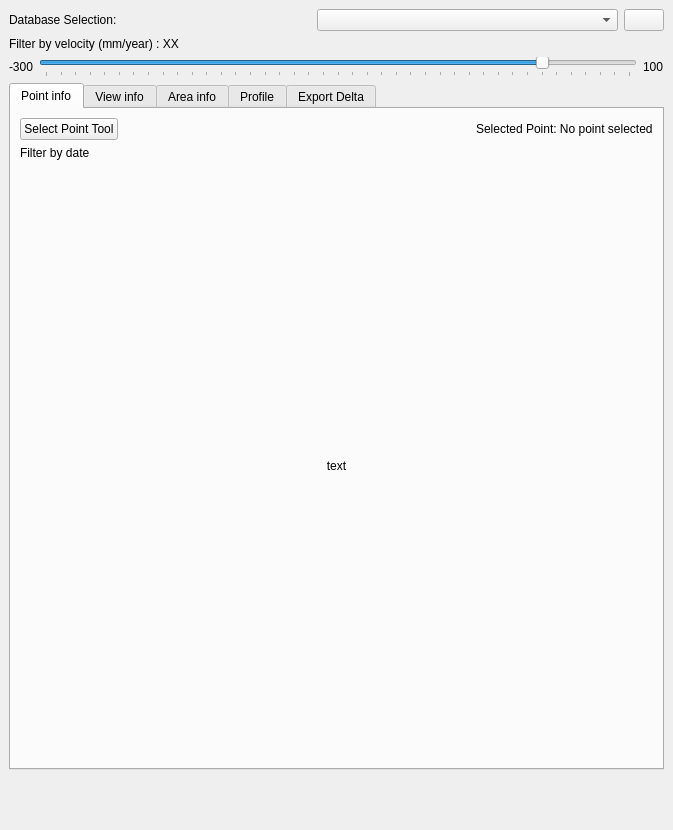
<?xml version="1.0" encoding="UTF-8"?>
<ui version="4.0">
 <class>DockWidget</class>
 <widget class="QDockWidget" name="DockWidget">
  <property name="geometry">
   <rect>
    <x>0</x>
    <y>0</y>
    <width>673</width>
    <height>830</height>
   </rect>
  </property>
  <property name="allowedAreas">
   <set>Qt::LeftDockWidgetArea|Qt::RightDockWidgetArea</set>
  </property>
  <property name="windowTitle">
   <string>Detektia</string>
  </property>
  <widget class="QWidget" name="dockWidgetContents">
   <layout class="QVBoxLayout" name="verticalLayout_7">
    <item>
     <layout class="QHBoxLayout" name="horizontalLayout_2">
      <item>
       <widget class="QLabel" name="label">
        <property name="text">
         <string>Database Selection:</string>
        </property>
       </widget>
      </item>
      <item>
       <widget class="QComboBox" name="comboBox"/>
      </item>
      <item>
       <widget class="QPushButton" name="btnAddLayer">
        <property name="sizePolicy">
         <sizepolicy hsizetype="Maximum" vsizetype="Fixed">
          <horstretch>0</horstretch>
          <verstretch>0</verstretch>
         </sizepolicy>
        </property>
        <property name="toolTip">
         <string>Remove marker from canvas</string>
        </property>
        <property name="text">
         <string/>
        </property>
       </widget>
      </item>
     </layout>
    </item>
    <item>
     <widget class="QWidget" name="widgetMain" native="true">
      <layout class="QVBoxLayout" name="verticalLayout">
       <property name="leftMargin">
        <number>0</number>
       </property>
       <property name="topMargin">
        <number>0</number>
       </property>
       <property name="rightMargin">
        <number>0</number>
       </property>
       <property name="bottomMargin">
        <number>0</number>
       </property>
       <item>
        <widget class="QLabel" name="labelVelocityFilter">
         <property name="text">
          <string>Filter by velocity (mm/year) : XX</string>
         </property>
        </widget>
       </item>
       <item>
        <layout class="QHBoxLayout" name="horizontalLayout">
         <item>
          <widget class="QLabel" name="labelFilterMin">
           <property name="text">
            <string>-300</string>
           </property>
          </widget>
         </item>
         <item>
          <widget class="QSlider" name="sliderVelocity">
           <property name="minimum">
            <number>-300</number>
           </property>
           <property name="maximum">
            <number>100</number>
           </property>
           <property name="value">
            <number>40</number>
           </property>
           <property name="orientation">
            <enum>Qt::Horizontal</enum>
           </property>
           <property name="tickPosition">
            <enum>QSlider::TicksBelow</enum>
           </property>
          </widget>
         </item>
         <item>
          <widget class="QLabel" name="labelFilterMax">
           <property name="text">
            <string>100</string>
           </property>
          </widget>
         </item>
        </layout>
       </item>
       <item>
        <widget class="QTabWidget" name="tabWidget">
         <property name="currentIndex">
          <number>0</number>
         </property>
         <widget class="QWidget" name="tabPoint">
          <attribute name="title">
           <string>Point info</string>
          </attribute>
          <layout class="QVBoxLayout" name="verticalLayout_2">
           <item>
            <layout class="QHBoxLayout" name="horizontalLayout_4">
             <item>
              <widget class="QPushButton" name="btnSelectPoint">
               <property name="text">
                <string>Select Point Tool</string>
               </property>
               <property name="checkable">
                <bool>true</bool>
               </property>
              </widget>
             </item>
             <item>
              <spacer name="horizontalSpacer">
               <property name="orientation">
                <enum>Qt::Horizontal</enum>
               </property>
               <property name="sizeHint" stdset="0">
                <size>
                 <width>40</width>
                 <height>20</height>
                </size>
               </property>
              </spacer>
             </item>
             <item>
              <widget class="QLabel" name="labelSelectedPoint">
               <property name="text">
                <string>Selected Point: No point selected</string>
               </property>
              </widget>
             </item>
            </layout>
           </item>
           <item>
            <widget class="QLabel" name="labelDateFilter">
             <property name="text">
              <string>Filter by date</string>
             </property>
            </widget>
           </item>
           <item>
            <layout class="QHBoxLayout" name="layoutDateFilter">
             <property name="sizeConstraint">
              <enum>QLayout::SetMinimumSize</enum>
             </property>
            </layout>
           </item>
           <item>
            <widget class="QWidget" name="widgetPointInfoPlot" native="true">
             <property name="sizePolicy">
              <sizepolicy hsizetype="Preferred" vsizetype="Expanding">
               <horstretch>0</horstretch>
               <verstretch>0</verstretch>
              </sizepolicy>
             </property>
            </widget>
           </item>
           <item>
            <widget class="QLabel" name="labelPointPlotFit">
             <property name="styleSheet">
              <string notr="true"/>
             </property>
             <property name="text">
              <string>text</string>
             </property>
             <property name="alignment">
              <set>Qt::AlignCenter</set>
             </property>
            </widget>
           </item>
           <item>
            <spacer name="verticalSpacer">
             <property name="orientation">
              <enum>Qt::Vertical</enum>
             </property>
             <property name="sizeHint" stdset="0">
              <size>
               <width>20</width>
               <height>40</height>
              </size>
             </property>
            </spacer>
           </item>
          </layout>
         </widget>
         <widget class="QWidget" name="tabView">
          <attribute name="title">
           <string>View info</string>
          </attribute>
          <layout class="QVBoxLayout" name="verticalLayout_3">
           <item>
            <widget class="QWidget" name="widgetViewInfoPlot" native="true"/>
           </item>
           <item>
            <widget class="QLabel" name="labelViewInfo">
             <property name="text">
              <string>Summary</string>
             </property>
             <property name="alignment">
              <set>Qt::AlignCenter</set>
             </property>
            </widget>
           </item>
           <item>
            <spacer name="verticalSpacer_2">
             <property name="orientation">
              <enum>Qt::Vertical</enum>
             </property>
             <property name="sizeHint" stdset="0">
              <size>
               <width>20</width>
               <height>40</height>
              </size>
             </property>
            </spacer>
           </item>
          </layout>
         </widget>
         <widget class="QWidget" name="tabArea">
          <attribute name="title">
           <string>Area info</string>
          </attribute>
          <layout class="QVBoxLayout" name="verticalLayout_4">
           <item>
            <layout class="QHBoxLayout" name="horizontalLayout_5">
             <item>
              <widget class="QPushButton" name="btnDrawPolygon">
               <property name="text">
                <string>Draw Area</string>
               </property>
               <property name="checkable">
                <bool>true</bool>
               </property>
              </widget>
             </item>
             <item>
              <widget class="QPushButton" name="btnRemovePolygon">
               <property name="text">
                <string>Remove Area</string>
               </property>
              </widget>
             </item>
             <item>
              <spacer name="horizontalSpacer_2">
               <property name="orientation">
                <enum>Qt::Horizontal</enum>
               </property>
               <property name="sizeHint" stdset="0">
                <size>
                 <width>40</width>
                 <height>20</height>
                </size>
               </property>
              </spacer>
             </item>
            </layout>
           </item>
           <item>
            <widget class="QWidget" name="widgetPolygonInfoPlot" native="true">
             <property name="sizePolicy">
              <sizepolicy hsizetype="Preferred" vsizetype="Expanding">
               <horstretch>0</horstretch>
               <verstretch>0</verstretch>
              </sizepolicy>
             </property>
            </widget>
           </item>
           <item>
            <layout class="QHBoxLayout" name="horizontalLayout_10">
             <item>
              <widget class="QLabel" name="labelPolygonSummary">
               <property name="text">
                <string>TextLabel</string>
               </property>
               <property name="alignment">
                <set>Qt::AlignCenter</set>
               </property>
              </widget>
             </item>
            </layout>
           </item>
           <item>
            <spacer name="verticalSpacer_3">
             <property name="orientation">
              <enum>Qt::Vertical</enum>
             </property>
             <property name="sizeHint" stdset="0">
              <size>
               <width>20</width>
               <height>96</height>
              </size>
             </property>
            </spacer>
           </item>
          </layout>
         </widget>
         <widget class="QWidget" name="tabProfile">
          <attribute name="title">
           <string>Profile</string>
          </attribute>
          <layout class="QVBoxLayout" name="verticalLayout_5">
           <item>
            <layout class="QHBoxLayout" name="horizontalLayout_6">
             <item>
              <widget class="QPushButton" name="btnDrawProfileLine">
               <property name="text">
                <string>Draw Profile Line</string>
               </property>
               <property name="checkable">
                <bool>true</bool>
               </property>
              </widget>
             </item>
             <item>
              <widget class="QPushButton" name="btnRemoveProfile">
               <property name="text">
                <string>Remove Profile Line</string>
               </property>
              </widget>
             </item>
             <item>
              <spacer name="horizontalSpacer_3">
               <property name="orientation">
                <enum>Qt::Horizontal</enum>
               </property>
               <property name="sizeHint" stdset="0">
                <size>
                 <width>40</width>
                 <height>20</height>
                </size>
               </property>
              </spacer>
             </item>
             <item>
              <widget class="QLabel" name="label_3">
               <property name="text">
                <string>Buffer width (m)</string>
               </property>
              </widget>
             </item>
             <item>
              <widget class="QLineEdit" name="txtWidth">
               <property name="inputMask">
                <string>9999999</string>
               </property>
               <property name="text">
                <string>100</string>
               </property>
              </widget>
             </item>
            </layout>
           </item>
           <item>
            <widget class="QWidget" name="widgetProfilePlot" native="true">
             <property name="sizePolicy">
              <sizepolicy hsizetype="Preferred" vsizetype="Expanding">
               <horstretch>0</horstretch>
               <verstretch>0</verstretch>
              </sizepolicy>
             </property>
            </widget>
           </item>
           <item>
            <spacer name="verticalSpacer_4">
             <property name="orientation">
              <enum>Qt::Vertical</enum>
             </property>
             <property name="sizeHint" stdset="0">
              <size>
               <width>20</width>
               <height>40</height>
              </size>
             </property>
            </spacer>
           </item>
          </layout>
         </widget>
         <widget class="QWidget" name="tab">
          <attribute name="title">
           <string>Export Delta</string>
          </attribute>
          <layout class="QVBoxLayout" name="verticalLayout_6">
           <item>
            <widget class="QLabel" name="labelDateFilterExport">
             <property name="text">
              <string>Filter by date</string>
             </property>
            </widget>
           </item>
           <item>
            <layout class="QHBoxLayout" name="layoutDateFilterExport"/>
           </item>
           <item>
            <layout class="QHBoxLayout" name="horizontalLayout_3">
             <item>
              <widget class="QLabel" name="label_2">
               <property name="text">
                <string>Output filename</string>
               </property>
              </widget>
             </item>
             <item>
              <widget class="QLineEdit" name="txtOutputFilename"/>
             </item>
             <item>
              <widget class="QPushButton" name="btnOutputFilename">
               <property name="sizePolicy">
                <sizepolicy hsizetype="Maximum" vsizetype="Fixed">
                 <horstretch>0</horstretch>
                 <verstretch>0</verstretch>
                </sizepolicy>
               </property>
               <property name="text">
                <string>...</string>
               </property>
              </widget>
             </item>
            </layout>
           </item>
           <item>
            <spacer name="verticalSpacer_5">
             <property name="orientation">
              <enum>Qt::Vertical</enum>
             </property>
             <property name="sizeHint" stdset="0">
              <size>
               <width>20</width>
               <height>569</height>
              </size>
             </property>
            </spacer>
           </item>
           <item>
            <layout class="QHBoxLayout" name="horizontalLayout_7">
             <item>
              <spacer name="horizontalSpacer_4">
               <property name="orientation">
                <enum>Qt::Horizontal</enum>
               </property>
               <property name="sizeHint" stdset="0">
                <size>
                 <width>40</width>
                 <height>20</height>
                </size>
               </property>
              </spacer>
             </item>
             <item>
              <widget class="QPushButton" name="btnExport">
               <property name="text">
                <string>Export</string>
               </property>
              </widget>
             </item>
            </layout>
           </item>
          </layout>
         </widget>
        </widget>
       </item>
      </layout>
     </widget>
    </item>
    <item>
     <spacer name="verticalSpacer_6">
      <property name="orientation">
       <enum>Qt::Vertical</enum>
      </property>
      <property name="sizeHint" stdset="0">
       <size>
        <width>20</width>
        <height>40</height>
       </size>
      </property>
     </spacer>
    </item>
   </layout>
  </widget>
 </widget>
 <resources/>
 <connections/>
</ui>
